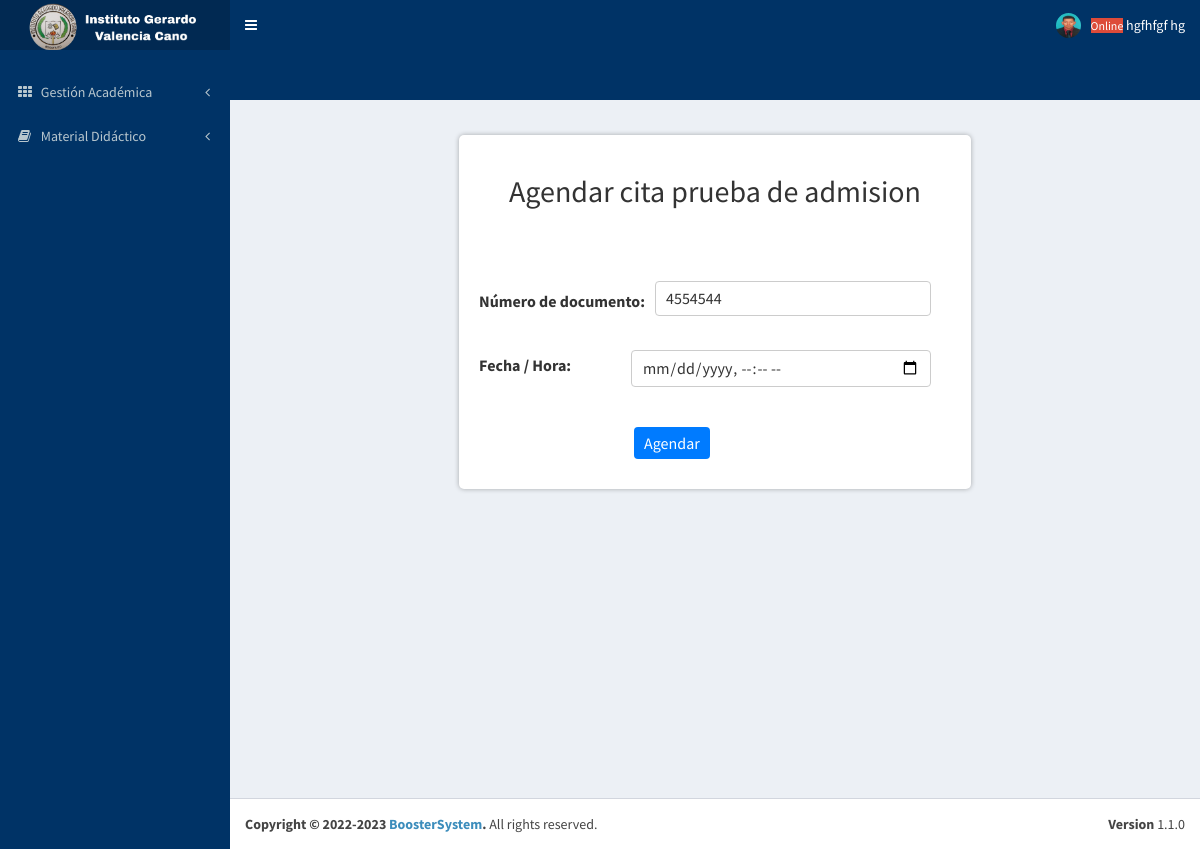
The app's page /admisiones/asignarCitas.php?id=3 (signed in) with its own data.
### tables this page shows
CREATE TABLE `usuarios` (
  `idUsuario` int(11) NOT NULL AUTO_INCREMENT,
  `tipoDocumentoUsuario` enum('CC','CE') NOT NULL DEFAULT 'CC',
  `documentoUsuario` varchar(20) NOT NULL,
  `nombresUsuario` varchar(100) NOT NULL,
  `apellidosUsuario` varchar(100) NOT NULL,
  `telefonoUsuario` varchar(20) NOT NULL,
  `correoUsuario` varchar(120) NOT NULL,
  `passwordUsuario` varchar(120) NOT NULL,
  `estadoUsuario` enum('activo','inactivo') NOT NULL,
  `rol_idRol` int(11) NOT NULL,
  PRIMARY KEY (`idUsuario`),
  KEY `rol_idRol` (`rol_idRol`),
  CONSTRAINT `usuarios_ibfk_1` FOREIGN KEY (`rol_idRol`) REFERENCES `rol` (`idRol`) ON DELETE CASCADE
);

CREATE TABLE `interesados` (
  `idInteresados` int(11) NOT NULL AUTO_INCREMENT,
  `tipoDocumentoInteresados` enum('CC','TI') NOT NULL,
  `documentoInteresados` varchar(20) NOT NULL,
  `nombreInteresados` varchar(100) NOT NULL,
  `apellidoInteresados` varchar(100) NOT NULL,
  `telefonoInteresados` varchar(20) NOT NULL,
  `correoInteresados` varchar(122) NOT NULL,
  PRIMARY KEY (`idInteresados`)
);

### admisiones/includes/verificarAcceso.php (called while the page is built, shortened)
<?php
include('conexion.php');
if(isset($_SESSION['documentoUsuario'])){
    $documentoUsuario_sesion = $_SESSION['documentoUsuario'];
$consulta = "SELECT * FROM usuarios WHERE documentoUsuario = '$documentoUsuario_sesion'";
$resultado = mysqli_query($conexion, $consulta);
if ($resultado && mysqli_num_rows($resultado) > 0) {
    $fila = mysqli_fetch_assoc($resultado);
    $nombresUsuario = $fila['nombresUsuario'];
    $apellidosUsuario = $fila['apellidosUsuario'];
}
}else{
    header('Location: ../login');
}
?>

### templates/cabecera.php (the view, shortened to what this page needs)
<header class="main-header">
    <a href="../inicio.php" class="logo">
        <span class="logo-lg"><img src="../img/logo.png" alt="" height="50px"></span>
    </a>
    <nav class="navbar navbar-static-top" role="navigation">
        <a href="#" class="sidebar-toggle" data-toggle="offcanvas" role="button">
        </a>
        <div class="navbar-custom-menu">
            <ul class="nav navbar-nav">
                <li class="dropdown user user-menu">
                    <a href="#" class="dropdown-toggle" data-toggle="dropdown">
                        <small class="bg-red">Online</small>
                        <span class="hidden-xs"><?php echo $nombresUsuario." ".$apellidosUsuario?></span>
                        <img src="../img/perfil.jpg" class="user-image" alt="Imagen de perfil">
                    </a>
                </li>
            </ul>
        </div>
    </nav>
</header>

### admisiones/asignarCitas.php (shortened to what this page needs)
<?php include_once 'includes/verificarAcceso.php'; ?>
<?php
$idInteresados = $_GET['id'];
$conexion = mysqli_connect("localhost", "root", "", "boostersystem");
$consulta = "SELECT * FROM interesados WHERE idInteresados = $idInteresados";
$resultado = mysqli_query($conexion, $consulta);
$interesado = mysqli_fetch_assoc($resultado);
?>
<!DOCTYPE html>
<html>
<head>
  <link rel="stylesheet" href="../Layout/css/bootstrap.min.css">
  <link rel="stylesheet" href="../Layout/css/font-awesome.css">
  <link rel="stylesheet" href="../Layout/css/AdminLTE.min.css">
  <link rel="stylesheet" href="css/stilos.css">
     <link rel="stylesheet" href="../Layout/css/_all-skins.min.css">
   </head>
   <body class="hold-transition skin-blue sidebar-mini">
    <div class="wrapper">
    <?php include_once '../templates/cabecera.php'; ?>
    <?php include_once '../templates/menu.php'; ?>
<div class="content-wrapper">
        <form action="includes/insertarCita.php" method="POST">
          <section class="content">
            <section class="estilo">
                <h2>&nbsp;&nbsp;&nbsp;&nbsp;&nbsp;Agendar cita prueba de admision&nbsp;&nbsp;&nbsp;&nbsp;&nbsp;</h2><br><br>
                <div class="filtros">
                  <label for="numeroDocumento">Número de documento:</label>
                  <input type="text" id="numeroDocumento" name="numeroDocumento" value="<?php echo $interesado['documentoInteresados']; ?>">
                </div>
                <div class="filtros">
                  <label >Fecha / Hora:</label>
                  <input type="datetime-local" id="fechaHora" name="fechaHora" required>
                </div>
                <br>
                <button id="btn-agendar">Agendar</button>
              </section>
          </section>
        </form>
</div>
<?php include_once '../templates/pie.php'; ?>
</body>
</html>

### admisiones/css/stilos.css (style rules this page uses)
h2 { text-align: center; }
.estilo { margin: 20px 0; padding: 20px; background-color: #fff; border-radius: 5px; box-shadow: 0px 0px 5px rgba(0, 0, 0, 0.3); overflow-x: auto; }
form { margin-top: 5%; display: flex; flex-direction: column; align-items: center; }
label { margin-bottom: 5px; }
input, select { padding: 10px; border: 1px solid #ccc; border-radius: 4px; font-size: 16px; width: 100%; }
.filtros { margin-top: 5%; display: flex; flex-wrap: wrap; justify-content: space-between; align-items: center; margin-bottom: 20px; }
.filtros label { margin-right: 10px; font-size: 16px; }
.filtros select, .filtros input[type="text"] { padding: 5px 10px; border: 1px solid #ccc; border-radius: 4px; font-size: 16px; margin-right: 20px; margin-bottom: 10px; flex: 1; }
.filtros input[type="text"] { width: 150px; }
.filtros input[type="datetime-local"] { width: 300px; height: 37px; margin-right: 20px; }
#btn-agendar { padding: 5px 10px; background-color: #007bff; color: #fff; border: none; border-radius: 4px; font-size: 16px; cursor: pointer; transition: all 0.3s ease; margin-right: 10px; margin-bottom: 10px; margin-left: 155px; }

### records on screen
usuarios: nombresUsuario "hgfhfgf", apellidosUsuario "hg"
interesados: numeroDocumento "4554544"
